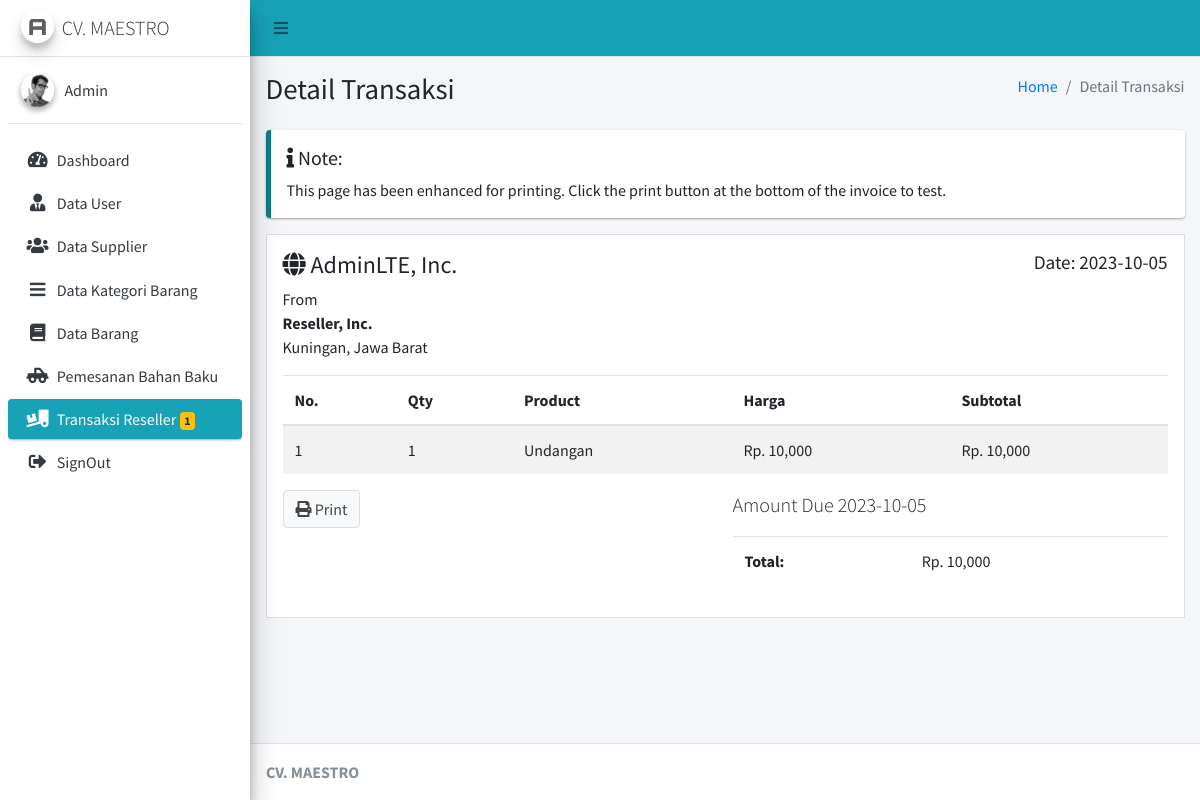
The page /Admin/cTransaksiReseller/detail_transaksi/1 (signed in) on the database as committed earlier.
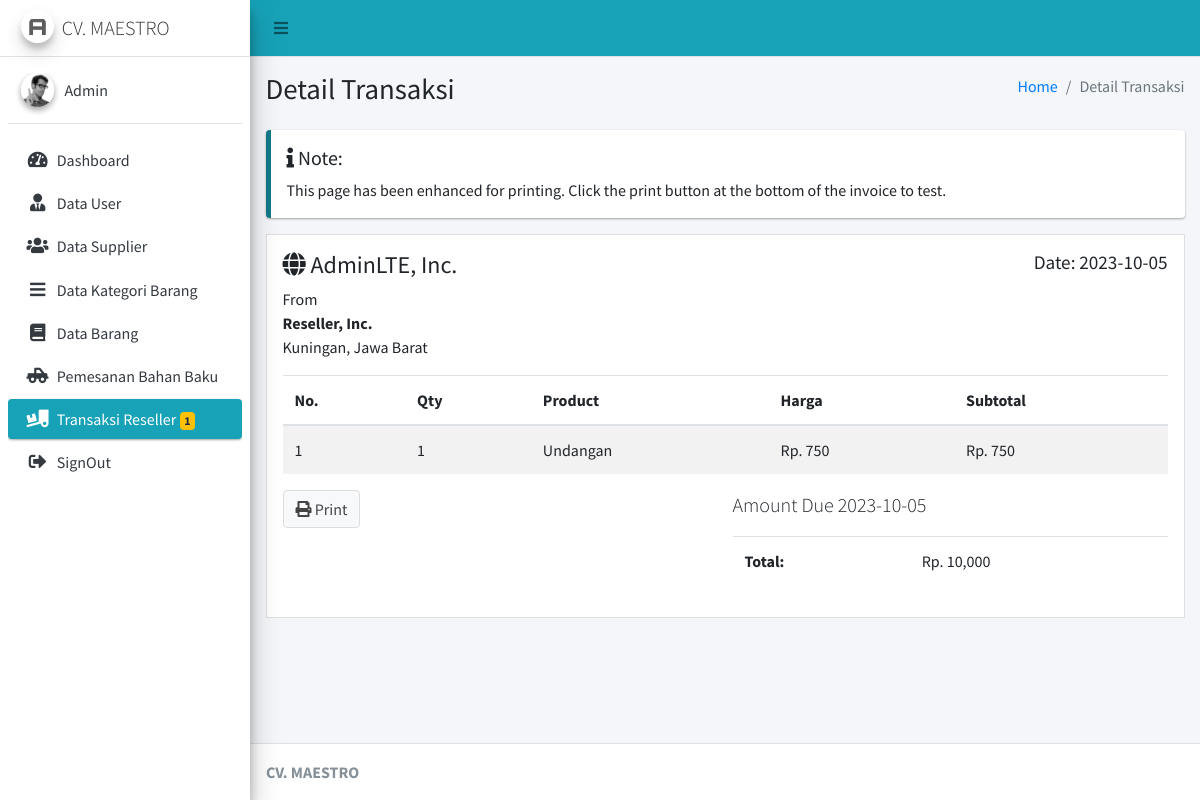
The same page on the database as committed later.
### tables this page shows
CREATE TABLE `po_dbarang` (
  `id_po_dbar` int(11) NOT NULL,
  `id_po_bar` int(11) NOT NULL,
  `id_jenis` int(11) NOT NULL,
  `qty` int(11) NOT NULL
);

CREATE TABLE `jenis_barang` (
  `id_jenis` int(11) NOT NULL,
  `id_kategori` int(11) NOT NULL,
  `id_supplier` int(11) NOT NULL,
  `nama_barang` varchar(125) NOT NULL,
  `deskripsi` text NOT NULL,
  `satuan` varchar(15) NOT NULL,
  `harga_supplier` varchar(20) DEFAULT NULL,
  `stok_supplier` int(11) DEFAULT NULL,
  `harga_gudang` varchar(20) DEFAULT NULL,
  `stok_gudang` int(11) DEFAULT NULL,
  `stok_minimal` int(11) NOT NULL,
  `gambar` text NOT NULL,
  `type` int(11) NOT NULL
);

### application/controllers/Admin/cTransaksiReseller.php (called while the page is built, shortened)
<?php
class cTransaksiReseller extends CI_Controller
{
	public function __construct()
	{
		$this->load->model('mTransaksiReseller');
	}
	public function detail_transaksi($id)
	{
		$data = array(
			'transaksi' => $this->mTransaksiReseller->detail_transaksi($id)
		);
		$this->load->view('Admin/Layout/head');
		$this->load->view('Admin/Layout/aside');
		$this->load->view('Admin/TransaksiReseller/vDetailReseller', $data);
		$this->load->view('Admin/Layout/footer');
	}
}

### index.php (called while the page is built, shortened)
<?php
require_once BASEPATH.'core/CodeIgniter.php';

### application/models/mTransaksiReseller.php (called while the page is built, shortened)
<?php
class mTransaksiReseller extends CI_Model
{
	public function detail_transaksi($id)
	{
		$data['transaksi'] = $this->db->query("SELECT * FROM `po_barang` WHERE id_po_bar='" . $id . "'")->row();
		$data['detail'] = $this->db->query("SELECT * FROM `po_barang` JOIN po_dbarang ON po_barang.id_po_bar=po_dbarang.id_po_bar JOIN jenis_barang ON po_dbarang.id_jenis=jenis_barang.id_jenis WHERE po_barang.id_po_bar='" . $id . "'")->result();
		return $data;
	}
}

### application/views/Admin/TransaksiReseller/vDetailReseller.php (the view, shortened to what this page needs)
<div class="content-wrapper">
	<section class="content-header">
		<div class="container-fluid">
			<div class="row mb-2">
				<div class="col-sm-6">
					<h1>Detail Transaksi</h1>
				</div>
				<div class="col-sm-6">
					<ol class="breadcrumb float-sm-right">
						<li class="breadcrumb-item"><a href="#">Home</a></li>
						<li class="breadcrumb-item active">Detail Transaksi</li>
					</ol>
				</div>
			</div>
		</div>
	</section>
	<section class="content">
		<div class="container-fluid">
			<div class="row">
				<div class="col-12">
					<div class="callout callout-info">
						<h5><i class="fas fa-info"></i> Note:</h5>
						This page has been enhanced for printing. Click the print button at the bottom of the invoice to test.
					</div>
					<div class="invoice p-3 mb-3">
						<div class="row">
							<div class="col-12">
								<h4>
									<i class="fas fa-globe"></i> AdminLTE, Inc.
									<small class="float-right">Date: <?= date('Y-m-d') ?></small>
								</h4>
							</div>
						</div>
						<div class="row invoice-info">
							<div class="col-sm-4 invoice-col">
								From
								<address>
									<strong>Reseller, Inc.</strong><br>
									<?= $transaksi['transaksi']->alamat_kirim_bar ?><br>
								</address>
							</div>
						</div>
						<div class="row">
							<div class="col-12 table-responsive">
								<table class="table table-striped">
									<thead>
										<tr>
											<th>No.</th>
											<th>Qty</th>
											<th>Product</th>
											<th>Harga</th>
											<th>Subtotal</th>
										</tr>
									</thead>
									<tbody>
										<?php
										$no = 1;
										foreach ($transaksi['detail'] as $key => $value) {
										?>
											<tr>
												<td><?= $no++ ?></td>
												<td><?= $value->qty ?></td>
												<td><?= $value->nama_barang ?></td>
												<td>Rp. <?= number_format($value->harga_gudang)  ?></td>
												<td>Rp. <?= number_format($value->harga_gudang * $value->qty)  ?></td>
											</tr>
										<?php
										}
										?>
									</tbody>
								</table>
							</div>
						</div>
						<div class="row">
							<div class="col-6">
								<a href="invoice-print.html" target="_blank" class="btn btn-default"><i class="fas fa-print"></i> Print</a>
							</div>
							<div class="col-6">
								<p class="lead">Amount Due <?= date('Y-m-d') ?></p>
								<div class="table-responsive">
									<table class="table">
										<tr>
											<th>Total:</th>
											<td>Rp. <?= number_format($transaksi['transaksi']->tot_bay_bar)  ?></td>
										</tr>
									</table>
								</div>
							</div>
						</div>
					</div>
				</div>
			</div>
	</section>
</div>

Rows that differ between the two databases and show on the page:
changed through a linked row, po_dbarang "Undangan": id_jenis.harga_gudang "10,000" → "750"; $value->harga_gudang*$value->qty "10,000" → "750"
